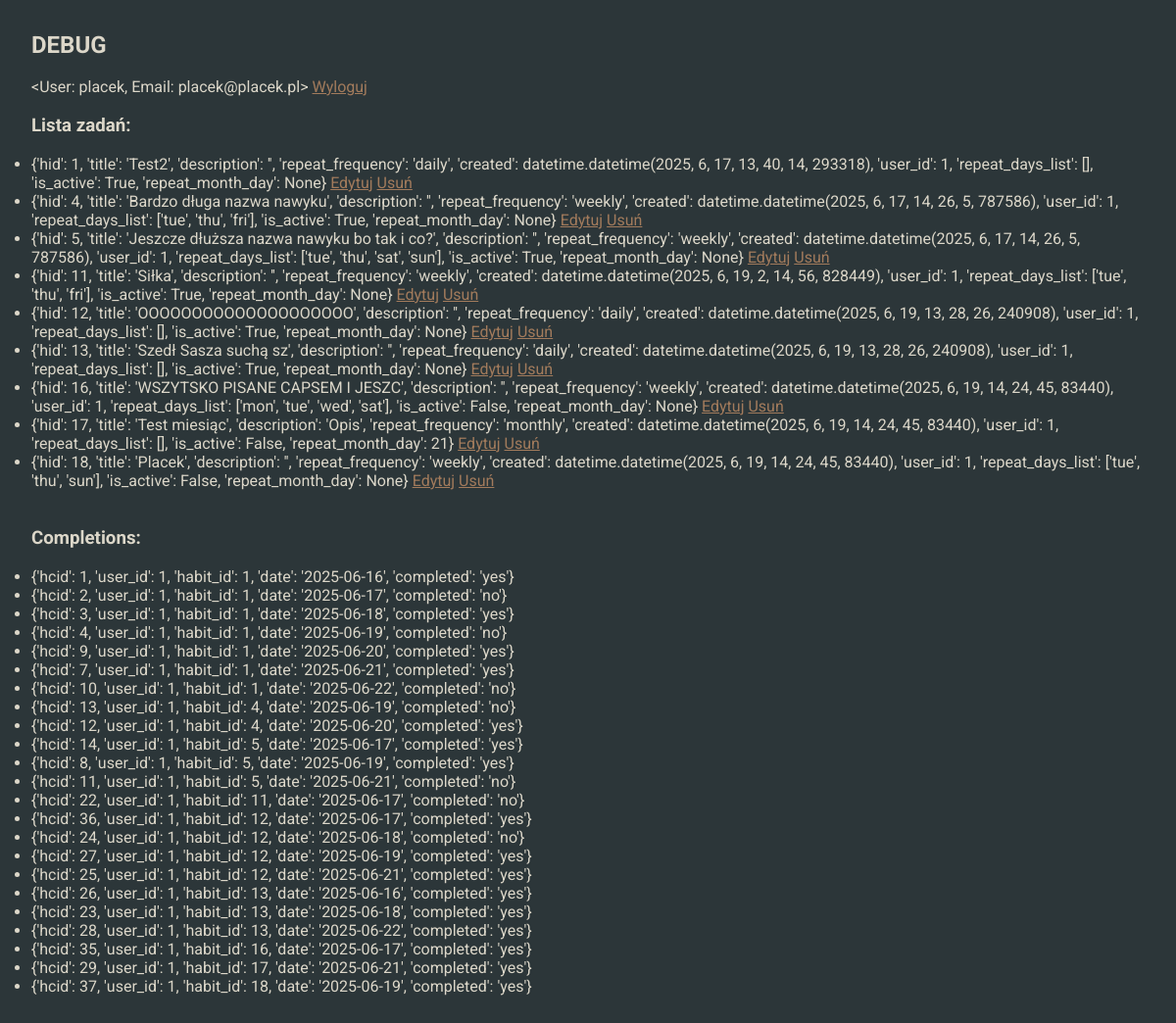
Page /debug (signed in) on the committed database.
### habitcakesapp/blueprints/userbase/models.py (models this page shows, shortened)
class User(db.Model, UserMixin):
    __tablename__ = 'users'
    uid = db.Column(db.Integer, primary_key=True)
    username = db.Column(db.String, nullable=False)
    password = db.Column(db.String, nullable=False)
    email = db.Column(db.String, nullable=False)
    role = db.Column(db.String,default='user', nullable=False)
    habits = db.relationship('Habit', back_populates='user')
    __table_args__ = (
        db.UniqueConstraint('email', name='_email_uc'),
    )
    def __repr__(self):
        return f'<User: {self.username}, Email: {self.email}>'

### habitcakesapp/blueprints/habits/models.py (models this page shows, shortened)
class Habit(db.Model):
    __tablename__ = 'habits'
    hid = db.Column(db.Integer, primary_key=True)
    title = db.Column(db.String, nullable=False)
    description = db.Column(db.String, nullable=True)
    repeat_frequency = db.Column(db.String, nullable=True)
    repeat_day = db.Column(db.String, nullable=True)
    created = db.Column(db.DateTime, default=datetime.now(), nullable=False)
    is_active = db.Column(db.Boolean, default=True, nullable=False)
    repeat_month_day = db.Column(db.Integer,nullable=True)
    user_id = db.Column(db.Integer, db.ForeignKey('users.uid'), nullable=False, index=True)
    user = db.relationship('User', back_populates='habits')
    completions = db.relationship('HabitCompletion', backref='habit', cascade="all, delete-orphan")

### habitcakesapp/blueprints/core/routes.py (the view)
@core.route('/debug')
@login_required
def debug():
    processed_habits = [
        {
            'hid': h.hid,
            'title': h.title,
            'description': h.description,
            'repeat_frequency': h.repeat_frequency,
            'created': h.created,
            'user_id': h.user_id,
            'repeat_days_list': h.repeat_day.split('.') if h.repeat_day else [],
            'is_active': h.is_active,
            'repeat_month_day': h.repeat_month_day
        }
        for h in current_user.habits
    ]
    completions = HabitCompletion.query.filter_by(user_id=current_user.uid).all()
    processed_completions = [
        {
            'hcid': c.hcid,
            'user_id': c.user_id,
            'habit_id': c.habit_id,
            'date': str(c.date),
            'completed': 'yes' if c.completed else 'no'
        }
        for c in completions
    ]
    return render_template('core/debug.html', habits=processed_habits, completions=processed_completions)

### habitcakesapp/blueprints/core/templates/core/debug.html (shortened to what this page needs)
{% extends "base.html" %}
{% block content %}
    <main class="debug">
        <section class="section_padding">
            <h2>DEBUG</h2><br>
            <span>{{ current_user }}</span>
            <a class="debug__link" href="{{ url_for('userbase.logout') }}">  Wyloguj</a><br><br>
            <h3>Lista zadań:</h3><br>
            <ul>
                {% for habit in habits %}
                <li>{{ habit }} <a class="debug__link" href="{{ url_for('habits.edit_habit', habit_id=habit['hid']) }}">Edytuj</a>
                    <a class="debug__link" href="{{ url_for('habits.delete', habit_id=habit['hid']) }}">Usuń</a>
                </li>
                {% endfor %}
            </ul>
            <br><br>
        <h3>Completions:</h3><br>
            <ul>
                {% for c in completions %}
                <li>{{ c }}</li>
                {% endfor %}
            </ul>
        </section>
    </main>
{% endblock %}

### habitcakesapp/static/styles.css (style rules this page uses)
html { box-sizing: border-box; scroll-behavior: smooth; }
*, *::before, *::after { box-sizing: inherit; margin: 0; padding: 0; }
body { font-family: "Roboto", sans-serif; color: #DCD7C9; background-color: #2C3639; min-height: 100svh; display: flex; flex-direction: column; justify-content: space-between; }
.section_padding { padding: 2rem 2rem; }
.debug { margin-bottom: auto; }
.debug__link { color: #A27B5C; }

### rows in the picture
User: username+email "<User: placek, Email: placek@placek.pl>"
Habit: habit "{'hid': 1, 'title': 'Test2', 'description': '', 'repeat_frequency': 'daily', 'created': datetime.datetime(2025, 6, 17, 13, 40, 14, 293318), 'user_id': 1, 'repeat_days_list': [], 'is_active': True, 'repeat_month_day': None}"
Habit: habit "{'hid': 4, 'title': 'Bardzo długa nazwa nawyku', 'description': '', 'repeat_frequency': 'weekly', 'created': datetime.datetime(2025, 6, 17, 14, 26, 5, 787586), 'user_id': 1, 'repeat_days_list': ['tue', 'thu', 'fri'], 'is_active': True, 'repeat_month_day': None}"
Habit: habit "{'hid': 5, 'title': 'Jeszcze dłuższa nazwa nawyku bo tak i co?', 'description': '', 'repeat_frequency': 'weekly', 'created': datetime.datetime(2025, 6, 17, 14, 26, 5, 787586), 'user_id': 1, 'repeat_days_list': ['tue', 'thu', 'sat', 'sun'], 'is_active': True, 'repeat_month_day': None}"
Habit: habit "{'hid': 11, 'title': 'Siłka', 'description': '', 'repeat_frequency': 'weekly', 'created': datetime.datetime(2025, 6, 19, 2, 14, 56, 828449), 'user_id': 1, 'repeat_days_list': ['tue', 'thu', 'fri'], 'is_active': True, 'repeat_month_day': None}"
Habit: habit "{'hid': 12, 'title': 'OOOOOOOOOOOOOOOOOOOO', 'description': '', 'repeat_frequency': 'daily', 'created': datetime.datetime(2025, 6, 19, 13, 28, 26, 240908), 'user_id': 1, 'repeat_days_list': [], 'is_active': True, 'repeat_month_day': None}"
Habit: habit "{'hid': 13, 'title': 'Szedł Sasza suchą sz', 'description': '', 'repeat_frequency': 'daily', 'created': datetime.datetime(2025, 6, 19, 13, 28, 26, 240908), 'user_id': 1, 'repeat_days_list': [], 'is_active': True, 'repeat_month_day': None}"
Habit: habit "{'hid': 16, 'title': 'WSZYTSKO PISANE CAPSEM I JESZC', 'description': '', 'repeat_frequency': 'weekly', 'created': datetime.datetime(2025, 6, 19, 14, 24, 45, 83440), 'user_id': 1, 'repeat_days_list': ['mon', 'tue', 'wed', 'sat'], 'is_active': False, 'repeat_month_day': None}"
Habit: habit "{'hid': 17, 'title': 'Test miesiąc', 'description': 'Opis', 'repeat_frequency': 'monthly', 'created': datetime.datetime(2025, 6, 19, 14, 24, 45, 83440), 'user_id': 1, 'repeat_days_list': [], 'is_active': False, 'repeat_month_day': 21}"
Habit: habit "{'hid': 18, 'title': 'Placek', 'description': '', 'repeat_frequency': 'weekly', 'created': datetime.datetime(2025, 6, 19, 14, 24, 45, 83440), 'user_id': 1, 'repeat_days_list': ['tue', 'thu', 'sun'], 'is_active': False, 'repeat_month_day': None}"

### other values in the picture
{{ c }} "{'hcid': 1, 'user_id': 1, 'habit_id': 1, 'date': '2025-06-16', 'completed': 'yes'}" "{'hcid': 2, 'user_id': 1, 'habit_id': 1, 'date': '2025-06-17', 'completed': 'no'}" "{'hcid': 3, 'user_id': 1, 'habit_id': 1, 'date': '2025-06-18', 'completed': 'yes'}" "{'hcid': 4, 'user_id': 1, 'habit_id': 1, 'date': '2025-06-19', 'completed': 'no'}" "{'hcid': 9, 'user_id': 1, 'habit_id': 1, 'date': '2025-06-20', 'completed': 'yes'}" "{'hcid': 7, 'user_id': 1, 'habit_id': 1, 'date': '2025-06-21', 'completed': 'yes'}" "{'hcid': 10, 'user_id': 1, 'habit_id': 1, 'date': '2025-06-22', 'completed': 'no'}" "{'hcid': 13, 'user_id': 1, 'habit_id': 4, 'date': '2025-06-19', 'completed': 'no'}" "{'hcid': 12, 'user_id': 1, 'habit_id': 4, 'date': '2025-06-20', 'completed': 'yes'}" "{'hcid': 14, 'user_id': 1, 'habit_id': 5, 'date': '2025-06-17', 'completed': 'yes'}" "{'hcid': 8, 'user_id': 1, 'habit_id': 5, 'date': '2025-06-19', 'completed': 'yes'}" "{'hcid': 11, 'user_id': 1, 'habit_id': 5, 'date': '2025-06-21', 'completed': 'no'}" "{'hcid': 22, 'user_id': 1, 'habit_id': 11, 'date': '2025-06-17', 'completed': 'no'}" "{'hcid': 36, 'user_id': 1, 'habit_id': 12, 'date': '2025-06-17', 'completed': 'yes'}" "{'hcid': 24, 'user_id': 1, 'habit_id': 12, 'date': '2025-06-18', 'completed': 'no'}" "{'hcid': 27, 'user_id': 1, 'habit_id': 12, 'date': '2025-06-19', 'completed': 'yes'}" "{'hcid': 25, 'user_id': 1, 'habit_id': 12, 'date': '2025-06-21', 'completed': 'yes'}" "{'hcid': 26, 'user_id': 1, 'habit_id': 13, 'date': '2025-06-16', 'completed': 'yes'}" "{'hcid': 23, 'user_id': 1, 'habit_id': 13, 'date': '2025-06-18', 'completed': 'yes'}" "{'hcid': 28, 'user_id': 1, 'habit_id': 13, 'date': '2025-06-22', 'completed': 'yes'}" "{'hcid': 35, 'user_id': 1, 'habit_id': 16, 'date': '2025-06-17', 'completed': 'yes'}" "{'hcid': 29, 'user_id': 1, 'habit_id': 17, 'date': '2025-06-21', 'completed': 'yes'}" "{'hcid': 37, 'user_id': 1, 'habit_id': 18, 'date': '2025-06-19', 'completed': 'yes'}"
